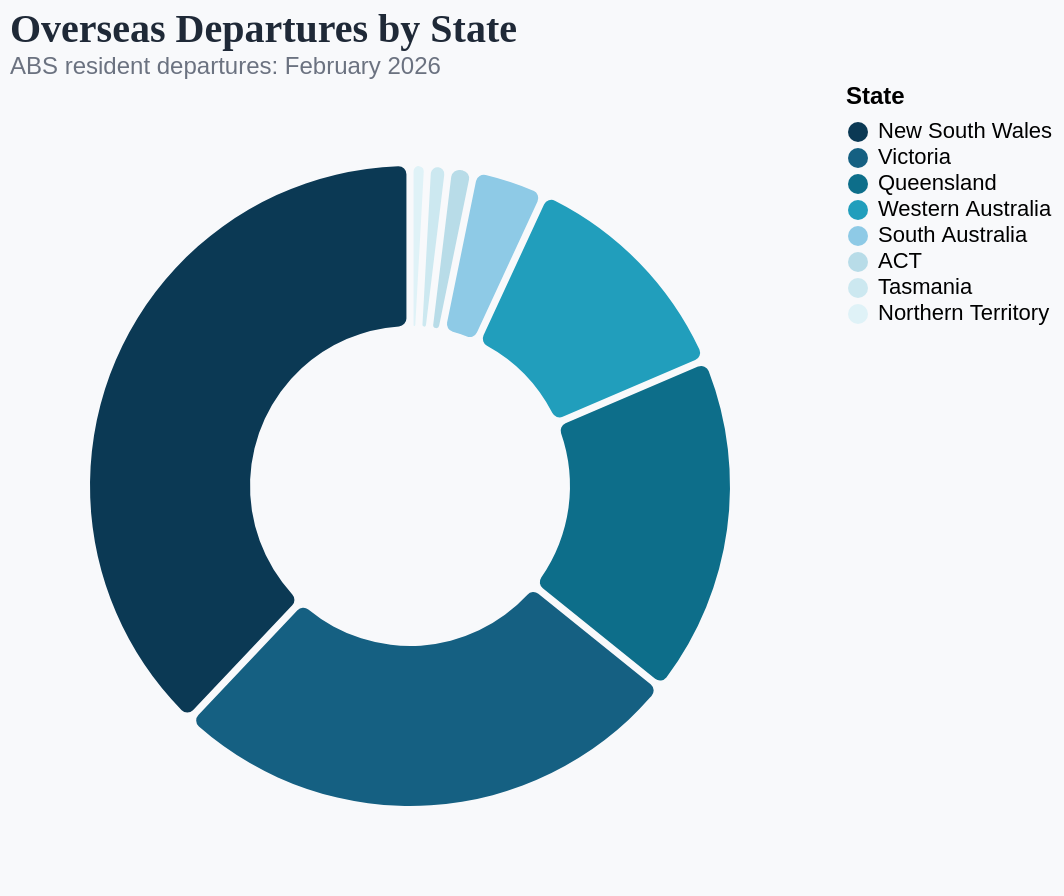

Vega-Lite specification for this chart:
### Vega-Lite specification from a JSON file in a GitHub repository (floating-point values rounded to 4 significant figures)
{"$schema": "https://vega.github.io/schema/vega-lite/v6.json", "background": "#f8f9fb", "title": {"text": "Overseas Departures by State", "subtitle": "ABS resident departures: February 2026", "anchor": "start", "font": "Georgia", "fontSize": 20, "subtitleFontSize": 12, "color": "#1f2937", "subtitleColor": "#6b7280"}, "width": 400, "height": 400, "params": [{"name": "nsw", "value": true, "bind": {"input": "checkbox", "name": "New South Wales"}}, {"name": "vic", "value": true, "bind": {"input": "checkbox", "name": "Victoria"}}, {"name": "qld", "value": true, "bind": {"input": "checkbox", "name": "Queensland"}}, {"name": "wa", "value": true, "bind": {"input": "checkbox", "name": "Western Australia"}}, {"name": "sa", "value": true, "bind": {"input": "checkbox", "name": "South Australia"}}, {"name": "act", "value": true, "bind": {"input": "checkbox", "name": "ACT"}}, {"name": "tas", "value": true, "bind": {"input": "checkbox", "name": "Tasmania"}}, {"name": "nt", "value": true, "bind": {"input": "checkbox", "name": "Northern Territory"}}], "data": {"values": [{"state": "New South Wales", "departures": 650000}, {"state": "Victoria", "departures": 450000}, {"state": "Queensland", "departures": 295000}, {"state": "Western Australia", "departures": 200000}, {"state": "South Australia", "departures": 63000}, {"state": "ACT", "departures": 22000}, {"state": "Tasmania", "departures": 18000}, {"state": "Northern Territory", "departures": 15000}]}, "transform": [{"filter": "(datum.state === 'New South Wales' && nsw) || (datum.state === 'Victoria' && vic) || (datum.state === 'Queensland' && qld) || (datum.state === 'Western Australia' && wa) || (datum.state === 'South Australia' && sa) || (datum.state === 'ACT' && act) || (datum.state === 'Tasmania' && tas) || (datum.state === 'Northern Territory' && nt)"}], "mark": {"type": "arc", "innerRadius": 80, "outerRadius": 160, "padAngle": 0.02, "cornerRadius": 4}, "encoding": {"theta": {"field": "departures", "type": "quantitative"}, "color": {"field": "state", "type": "nominal", "scale": {"domain": ["New South Wales", "Victoria", "Queensland", "Western Australia", "South Australia", "ACT", "Tasmania", "Northern Territory"], "range": ["#0b3954", "#156082", "#0d6e8a", "#219ebc", "#8ecae6", "#b8dce8", "#cce8f0", "#dff2f7"]}, "legend": {"title": "State", "orient": "right", "labelFontSize": 11, "titleFontSize": 12}}, "tooltip": [{"field": "state", "type": "nominal", "title": "State"}, {"field": "departures", "type": "quantitative", "title": "Departures", "format": ","}]}, "config": {"view": {"stroke": null}}}
